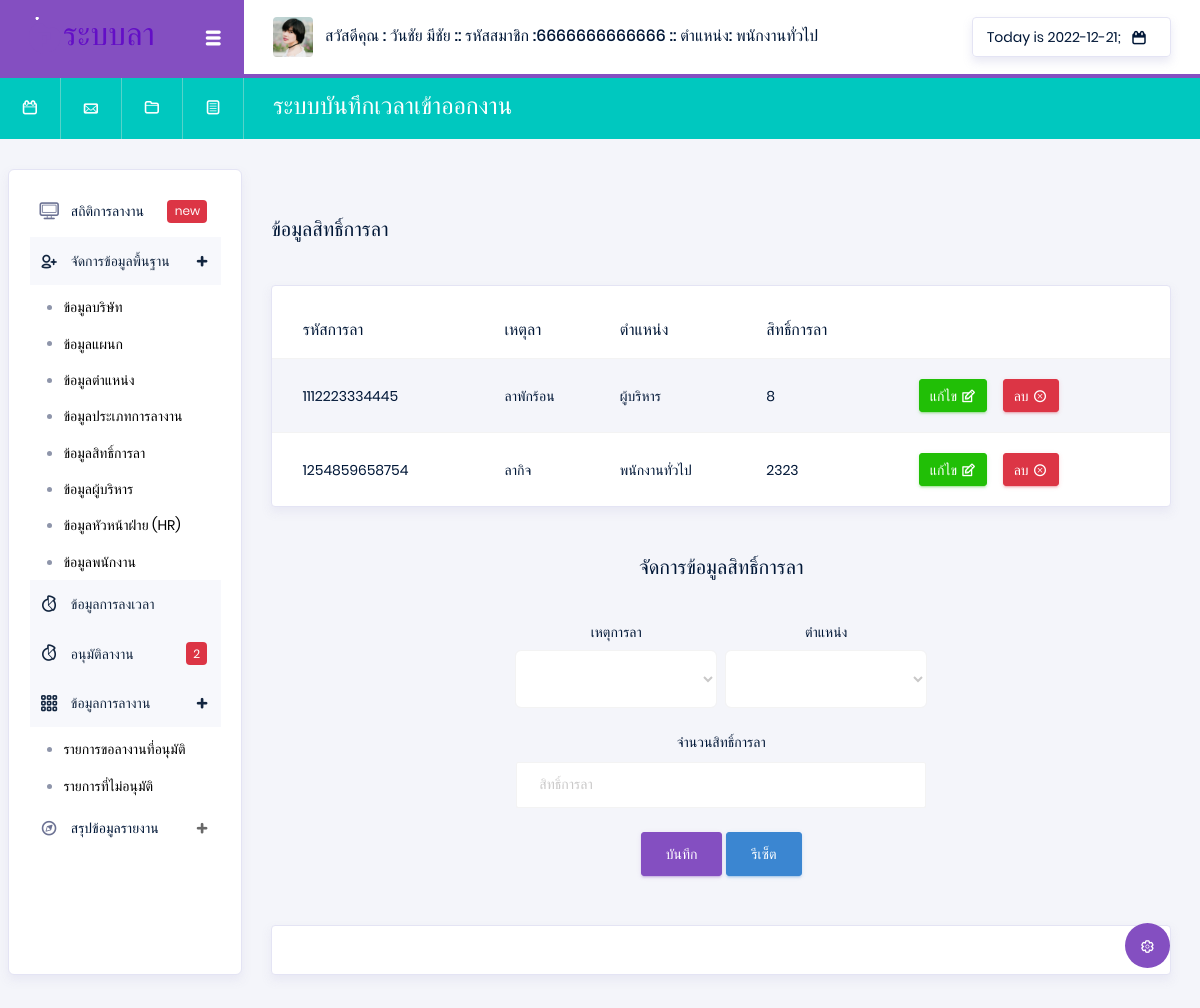
Page /index.php?p=peleave (signed in) on the committed database.
### tables this page shows
CREATE TABLE `position` (
  `Pos_id` varchar(13) NOT NULL,
  `Pos_name` varchar(50) NOT NULL
);

CREATE TABLE `leave_rights` (
  `Type_no` int(10) NOT NULL,
  `Type_id` varchar(100) NOT NULL,
  `Pos_id` varchar(100) NOT NULL,
  `leave_maximum` int(100) NOT NULL
);

CREATE TABLE `typeleave` (
  `Type_id` varchar(13) NOT NULL,
  `Type_name` varchar(50) NOT NULL,
  `Type_details` text NOT NULL
);

### api/showData.php (called while the page is built, shortened)
<?php
$Pos_id = $_SESSION['Pos_id'];
@$ShowPosition = "SELECT * FROM position WHERE  Pos_id =  '$Pos_id' ";
@$SQLShowPosition = mysqli_query($con, $ShowPosition) or die("Error in query: $ShowPosition ");
while ($Showposition = mysqli_fetch_array($SQLShowPosition)) {
    @$Pos_name = $Showposition['Pos_name'];
}
@$position = "SELECT * FROM position  ";
@$Sqlposition = mysqli_query($con, $position) or die("Error in query: $position ");
@$typeleave = "SELECT * FROM typeleave  ";
@$Sqltypeleave = mysqli_query($con, $typeleave) or die("Error in query: $typeleave ");
@$leave_rights = "SELECT * FROM leave_rights  ";
@$Sqltleave_rights = mysqli_query($con, $leave_rights) or die("Error in query: $leave_rights ");

### pages/system/peleave.php (the view, shortened to what this page needs)
<div class="main-panel">
    <div class="content-wrapper">
        <br> <br>
        <?php
        extract(@$_GET);
        ?>
        <div class="row">
            <div class="col-xl-6 grid-margin stretch-card flex-column">
                <h5 class="mb-2 text-titlecase mb-4">ข้อมูลสิทธิ์การลา</h5>
            </div>
        </div>
        <div class="row">
            <div class="col-md-12">
                <div class="card">
                    <div class="table-responsive pt-3">
                        <table class="table table-striped project-orders-table">
                            <thead>
                                <tr>
                                    <th class="ml-5">รหัสการลา</th>
                                    <th class="ml-5">เหตุลา</th>
                                    <th>ตำแหน่ง</th>
                                    <th>สิทธิ์การลา</th>
                                </tr>
                            </thead>
                            <tbody>
                                <?php
                                while ($Showpeleave = mysqli_fetch_array($Sqltleave_rights)) {
                                ?>
                                    <tr>
                                        <td><?php echo $Showpeleave['Type_id'] ?></td>
                                        <td><?php
                                            $Type_id =  $Showpeleave['Type_id'];
                                            @$ShowPosition = "SELECT * FROM typeleave WHERE  Type_id =  '$Type_id' ";
                                            @$SQLShowPosition = mysqli_query($con, $ShowPosition) or die("Error in query: $ShowPosition ");
                                            while ($Showposition = mysqli_fetch_array($SQLShowPosition)) {
                                                echo  @$Type_name = $Showposition['Type_name'];
                                            }
                                            ?></td>
                                        <td><?php
                                            $Pos_id = $Showpeleave['Pos_id'];
                                            @$ShowPosition = "SELECT * FROM position WHERE  Pos_id =  '$Pos_id' ";
                                            @$SQLShowPosition = mysqli_query($con, $ShowPosition) or die("Error in query: $ShowPosition ");
                                            while ($Showposition = mysqli_fetch_array($SQLShowPosition)) {
                                                @$Pos_name = $Showposition['Pos_name'];
                                            }
                                            echo $Pos_name;
                                            ?></td>
                                        <td><?php echo $Showpeleave['leave_maximum'] ?></td>
                                        <td>
                                            <div class="d-flex align-items-center">
                                                <button type="button" data-toggle="modal" data-target="#addnullPeleave" onclick="edtiPeleave(Type_id =<?php echo $Showpeleave['Type_no'] ?>)" class="btn btn-success btn-sm btn-icon-text mr-3">
                                                    แก้ไข
                                                    <i class="typcn typcn-edit btn-icon-append"></i>
                                                </button>
                                                <a href="./api/api_system.php?str=deletePeleave&Type_no=<?php echo $Showpeleave['Type_no']; ?>" onclick="return confirm('คุณแน่ใจว่าจะลบข้อมูลใช่หรือไม่');" type="button" class="btn btn-danger btn-sm btn-icon-text">
                                                    ลบ
                                                    <i class="typcn typcn-delete-outline btn-icon-append"></i>
                                                </a>
                                            </div>
                                        </td>
                                    </tr>
                                <?php } ?>
                            </tbody>
                        </table>
                    </div>
                </div>
            </div>
        </div>
        <br><br>
        <center>
            <h5 class="mb-2 text-titlecase mb-4">จัดการข้อมูลสิทธิ์การลา</h5>
            <div class="card-body col-md-6">
                <form class="forms-sample" action="./api/api_system.php" method="POST">
                    <div class="form-row">
                        <div class="form-group col-md-6 ">
                            <label for="exampleInputUsername1">เหตุการลา</label>
                            <select class="form-control form-control-lg" name="Type_id" id="exampleFormControlSelect1">
                                <option id="Type_id" value="" selected> </option>
                                <?php
                                while ($ShowSqltypeleave = mysqli_fetch_array($Sqltypeleave)) {
                                ?>
                                    <option value="<?php echo $ShowSqltypeleave['Type_id'] ?>"><?php echo $ShowSqltypeleave['Type_name'] ?> </option>
                                <?php }  ?>
                            </select>
                        </div>
                        <div class="form-group col-md-6  ">
                            <label for="exampleInputUsername1">ตำแหน่ง</label>
                            <select class="form-control form-control-lg" name="Pos_id" id="exampleFormControlSelect1">
                                <option id="Pos_id" value="" selected> </option>
                                <?php
                                while ($Showposition = mysqli_fetch_array($Sqlposition)) {
                                ?>
                                    <option value="<?php echo $Showposition['Pos_id'] ?>"><?php echo $Showposition['Pos_name'] ?> </option>
                                <?php }  ?>
                            </select>
                        </div>
                        <div class="form-group col-md-12  ">
                            <label for="exampleInputUsername1">จำนวนสิทธิ์การลา</label>
                            <input type="number" class="form-control" name="leave_maximum" id="leave_maximum" placeholder="สิทธิ์การลา" required>
                        </div>
                    </div>
                    <button type="submit" class="btn btn-primary" id="buttonY">บันทึก </button>
                    <a onclick="nullPeleave()" class="btn btn-info" i>รีเซ็ต </a>
                </form>
            </div>
        </center>
    </div>
    <footer class="footer">
        <div class="card">
            <div class="card-body">
            </div>
        </div>
    </footer>
</div>

### Head.php (shortened to what this page needs)
<nav class="navbar col-lg-12 col-12 p-0 fixed-top d-flex flex-row">
  <div class="navbar-brand-wrapper d-flex justify-content-center">
    <div class="navbar-brand-inner-wrapper d-flex justify-content-between align-items-center w-100">
      <a class="navbar-brand brand-logo" href="#"><img src="images/logo-dark11.svg" alt="logo" /></a>
      <button class="navbar-toggler navbar-toggler align-self-center" type="button" data-toggle="minimize">
        <span class="typcn typcn-th-menu"></span>
      </button>
    </div>
  </div>
  <div class="navbar-menu-wrapper d-flex align-items-center justify-content-end">
    <ul class="navbar-nav mr-lg-2">
      <li class="nav-item nav-profile dropdown">
        <a class="nav-link" href="#" data-toggle="dropdown" id="profileDropdown">
          <img src="images/faces/face5.jpg" alt="profile" />
          <span class="nav-profile-name">
            สวัสดีคุณ : <?php echo $_SESSION['Emp_name']; ?>
            :: รหัสสมาชิก :<?php echo $_SESSION['Emp_id']; ?>
            :: ตำแหน่ง: <?php echo $Pos_name; ?> </span>
        </a>
      </li>
    </ul>
    <ul class="navbar-nav navbar-nav-right">
      <li class="nav-item nav-date dropdown">
        <a class="nav-link d-flex justify-content-center align-items-center" href="javascript:;">
          <h6 class="date mb-0"> <?php echo "Today is " . date("Y-m-d") ?>;</h6>
          <i class="typcn typcn-calendar"></i>
        </a>
      </li>
    </ul>
  </div>
</nav>
<nav class="navbar-breadcrumb col-xl-12 col-12 d-flex flex-row p-0">
  <div class="navbar-links-wrapper d-flex align-items-stretch">
    <div class="nav-link">
      <a href="javascript:;"><i class="typcn typcn-calendar-outline"></i></a>
    </div>
    <div class="nav-link">
      <a href="javascript:;"><i class="typcn typcn-mail"></i></a>
    </div>
    <div class="nav-link">
      <a href="javascript:;"><i class="typcn typcn-folder"></i></a>
    </div>
    <div class="nav-link">
      <a href="javascript:;"><i class="typcn typcn-document-text"></i></a>
    </div>
  </div>
  <div class="navbar-menu-wrapper d-flex align-items-center justify-content-end">
    <ul class="navbar-nav mr-lg-2">
      <li class="nav-item ml-0">
        <h4 class="mb-0">ระบบบันทึกเวลาเข้าออกงาน </h4>
      </li>
    </ul>
  </div>
</nav>
<div class="container-fluid page-body-wrapper">
  <div class="theme-setting-wrapper">
    <div id="settings-trigger"><i class="typcn typcn-cog-outline"></i></div>
  </div>

### rows in the picture
position: Pos_name "พนักงานทั่วไป"
leave_rights: Type "1112223334445", Pos.Pos_name "ผู้บริหาร", leave_maximum "8"
typeleave: Type_name "ลาพักร้อน"
leave_rights: Type "1254859658754", Pos.Pos_name "พนักงานทั่วไป", leave_maximum "2323"
typeleave: Type_name "ลากิจ"

### other values in the picture
$_SESSION['Emp_name'] "วันชัย มีชัย"
$_SESSION['Emp_id'] "6666666666666"
$numd "2"
